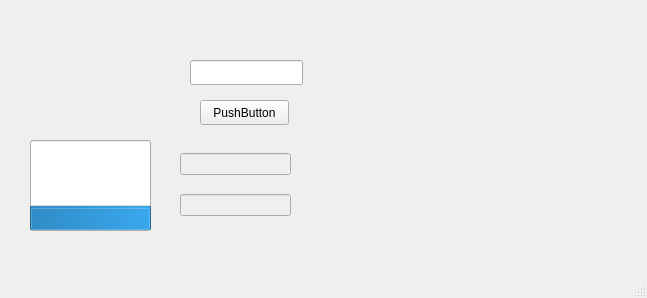
<?xml version="1.0" encoding="UTF-8"?>
<ui version="4.0">
 <class>MainWindow</class>
 <widget class="QMainWindow" name="MainWindow">
  <property name="geometry">
   <rect>
    <x>0</x>
    <y>0</y>
    <width>647</width>
    <height>298</height>
   </rect>
  </property>
  <property name="windowTitle">
   <string>MainWindow</string>
  </property>
  <widget class="QWidget" name="centralwidget">
   <widget class="QProgressBar" name="progressBar">
    <property name="geometry">
     <rect>
      <x>30</x>
      <y>140</y>
      <width>121</width>
      <height>91</height>
     </rect>
    </property>
    <property name="value">
     <number>24</number>
    </property>
    <property name="textVisible">
     <bool>false</bool>
    </property>
    <property name="orientation">
     <enum>Qt::Vertical</enum>
    </property>
   </widget>
   <widget class="QLineEdit" name="lineEdit">
    <property name="geometry">
     <rect>
      <x>190</x>
      <y>60</y>
      <width>113</width>
      <height>25</height>
     </rect>
    </property>
   </widget>
   <widget class="QPushButton" name="pushButton">
    <property name="geometry">
     <rect>
      <x>200</x>
      <y>100</y>
      <width>89</width>
      <height>25</height>
     </rect>
    </property>
    <property name="text">
     <string>PushButton</string>
    </property>
   </widget>
   <widget class="QWidget" name="verticalLayoutWidget">
    <property name="geometry">
     <rect>
      <x>180</x>
      <y>140</y>
      <width>111</width>
      <height>89</height>
     </rect>
    </property>
    <layout class="QVBoxLayout" name="verticalLayout">
     <item>
      <widget class="QLineEdit" name="lineEdit_2">
       <property name="enabled">
        <bool>false</bool>
       </property>
      </widget>
     </item>
     <item>
      <widget class="QLineEdit" name="lineEdit_3">
       <property name="enabled">
        <bool>false</bool>
       </property>
      </widget>
     </item>
    </layout>
   </widget>
   <widget class="QWidget" name="verticalLayoutWidget_2">
    <property name="geometry">
     <rect>
      <x>380</x>
      <y>30</y>
      <width>241</width>
      <height>221</height>
     </rect>
    </property>
    <layout class="QVBoxLayout" name="verticalLayout_2"/>
   </widget>
  </widget>
  <widget class="QMenuBar" name="menubar">
   <property name="geometry">
    <rect>
     <x>0</x>
     <y>0</y>
     <width>647</width>
     <height>22</height>
    </rect>
   </property>
  </widget>
  <widget class="QStatusBar" name="statusbar"/>
 </widget>
 <resources/>
 <connections/>
</ui>
